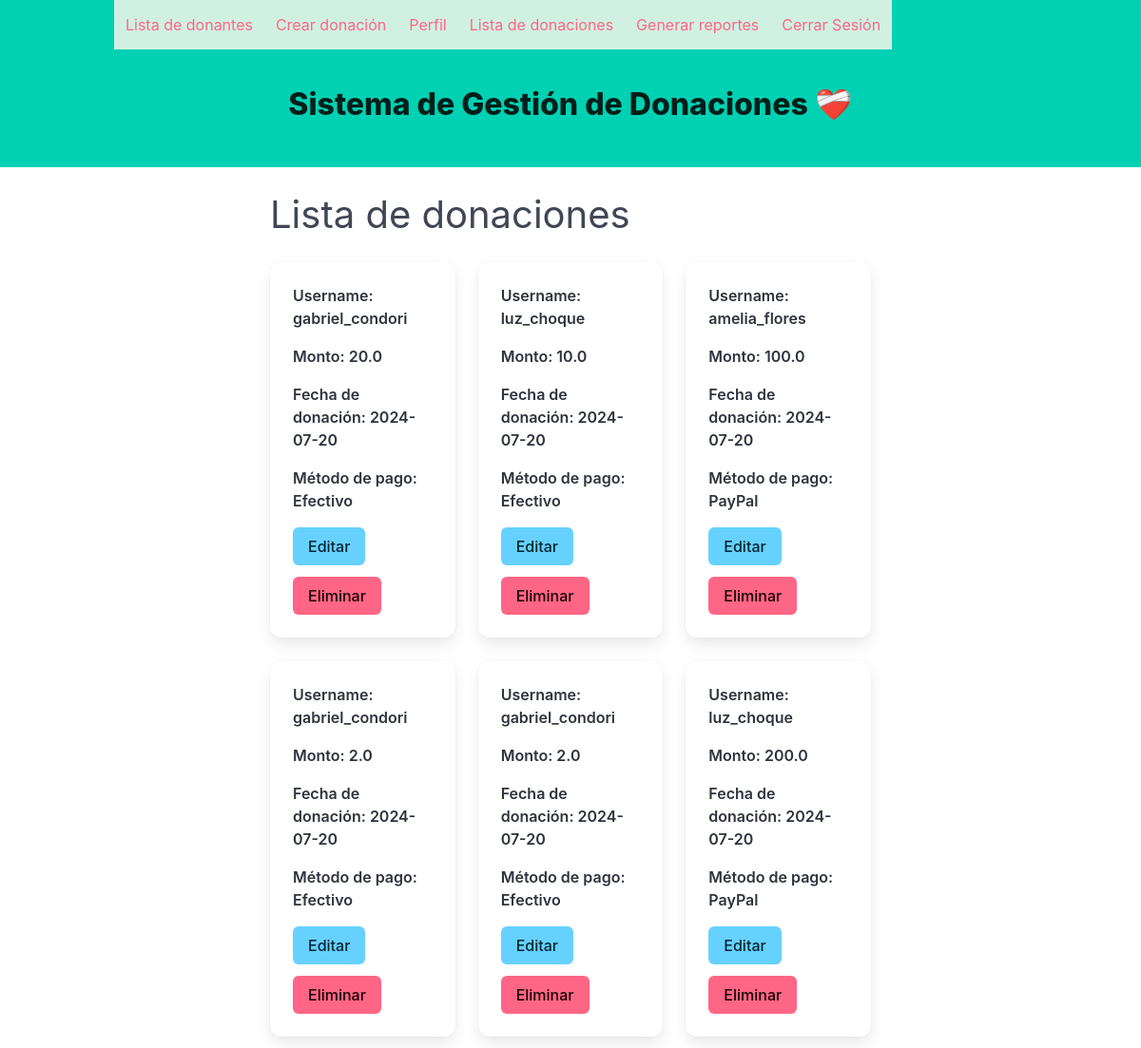
Screenshot of /donaciones (signed in) with the database file from the repository.
### models/donacion_model.py (models this page shows, shortened)
class Donacion(db.Model):
  __tablename__ = 'donaciones'
  id = db.Column(db.Integer, primary_key=True)
  username = db.Column(db.String(100), nullable=False)
  monto = db.Column(db.Float, nullable=False)
  fecha_donacion = db.Column(db.Date, nullable=False)
  metodo_pago = db.Column(db.String(50), nullable=False)
  @staticmethod
  def get_all():
    return Donacion.query.all()

### controllers/donacion_controller.py (the view)
@donacion_bp.route("/donaciones")
@login_required
def list_donaciones():
    donaciones = Donacion.get_all()
    return donacion_view.list_donaciones(donaciones)

### models/user_model.py (called while the page is built)
  def has_role(self, role):
    return self.role == role

### run.py (called while the page is built)
@login_manager.user_loader
def load_user(user_id):
    return User.query.get(int(user_id))

### views/donacion_view.py (called while the page is built)
def list_donaciones(donaciones):
    return render_template(
        "donaciones.html",
        donaciones=donaciones,
        title="Lista de Donaciones",
        current_user=current_user,
    )

### templates/donaciones.html
{% extends 'base.html' %}
{% block content %}
<h2 class="subtitle is-2" style="margin-top: 25px ;">Lista de donaciones</h2>
<div class="columns is-multiline">
  {% for donacion in donaciones %}
  <div class="column is-one-third">
    <div class="card">
      <div class="card-content">
        <div class="content">
          <p><strong>Username: {{ donacion.username }}</strong></p>
          <p><strong>Monto: {{ donacion.monto }}</strong></p>
          <p><strong>Fecha de donación: {{ donacion.fecha_donacion }}</strong></p>
          <p><strong>Método de pago: {{ donacion.metodo_pago }}</strong></p>
          <div class="buttons">
            {% if current_user.has_role('admin') %}
              <a href="{{ url_for('donacion.update_donacion', id=donacion.id) }}" class="button is-info">Editar</a>
              <a href="{{ url_for('donacion.delete_donacion', id=donacion.id) }}" class="button is-danger">Eliminar</a>
            {% endif %}
          </div>
        </div>
      </div>
    </div>
  </div>
  {% endfor %}
</div>
{% endblock %}

### templates/base.html (shortened to what this page needs)
<!DOCTYPE html>
<html lang="en">
<head>
  <link rel="stylesheet" href="https://cdn.jsdelivr.net/npm/bulma@1.0.0/css/bulma.min.css">
</head>
<body>
  <header>
    <div class="hero is-primary">
      <div class="hero-body">
        <h1 class="title has-text-centered" style="padding-top: 4%;">Sistema de Gestión de Donaciones ❤️‍🩹</h1>
      </div>
    </div>
  </header>
  {% if current_user.is_authenticated %}
  <nav class="navbar is-fixed-top is-primary">
    <div class="container">
      <div id="navbarBasicExample" class="navbar-menu">
        <div class="navbar has-text-centered">
          {% if current_user.has_role("admin") %}
          <a class="navbar-item has-background-success-light has-text-danger" href="{{ url_for('user.list_users') }}">
            Lista de donantes
          </a>
          {% endif %}
          <a class="navbar-item has-background-success-light has-text-danger" href="{{ url_for('donacion.create_donacion') }}">
            Crear donación
          </a>
          <a class="navbar-item has-background-success-light has-text-danger" href="{{ url_for('user.profile', id=current_user.id) }}">
            Perfil
          </a>
          {% if current_user.has_role("admin") %}
          <a class="navbar-item has-background-success-light has-text-danger" href="{{ url_for('donacion.list_donaciones') }}">
            Lista de donaciones
          </a>
          <a class="navbar-item has-background-success-light has-text-danger" href="{{ url_for('user.user_report') }}">
            Generar reportes
          </a>
          {% endif %}
          <a class="navbar-item has-background-success-light has-text-danger" href="{{ url_for('user.logout') }}">
            Cerrar Sesión
          </a>
        </div>
      </div>
    </div>
  </nav>
  {% endif %}
  <main>
    <div class="container">
      <div class="columns is-centered">
        <div class="column is-8">
          {% block content %}{% endblock %}
        </div>
      </div>
    </div>
  </main>
</body>
</html>

### rows the page displays
Donacion: username "gabriel_condori", monto "20.0", fecha_donacion "2024-07-20", metodo_pago "Efectivo"
Donacion: username "luz_choque", monto "10.0", fecha_donacion "2024-07-20", metodo_pago "Efectivo"
Donacion: username "amelia_flores", monto "100.0", fecha_donacion "2024-07-20", metodo_pago "PayPal"
Donacion: username "gabriel_condori", monto "2.0", fecha_donacion "2024-07-20", metodo_pago "Efectivo"
Donacion: username "gabriel_condori", monto "2.0", fecha_donacion "2024-07-20", metodo_pago "Efectivo"
Donacion: username "luz_choque", monto "200.0", fecha_donacion "2024-07-20", metodo_pago "PayPal"
